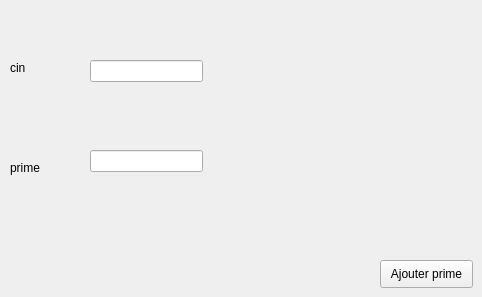
      <widget class="QWidget" name="tab_9">
       <attribute name="title">
        <string>PRIME DE RENDEMENT</string>
       </attribute>
       <widget class="QLineEdit" name="lineEditperso">
        <property name="geometry">
         <rect>
          <x>90</x>
          <y>60</y>
          <width>113</width>
          <height>22</height>
         </rect>
        </property>
       </widget>
       <widget class="QLabel" name="label_23">
        <property name="geometry">
         <rect>
          <x>10</x>
          <y>60</y>
          <width>56</width>
          <height>16</height>
         </rect>
        </property>
        <property name="text">
         <string>cin</string>
        </property>
       </widget>
       <widget class="QLineEdit" name="lineEdit_2perso">
        <property name="geometry">
         <rect>
          <x>90</x>
          <y>150</y>
          <width>113</width>
          <height>22</height>
         </rect>
        </property>
       </widget>
       <widget class="QLabel" name="label_24">
        <property name="geometry">
         <rect>
          <x>10</x>
          <y>160</y>
          <width>56</width>
          <height>16</height>
         </rect>
        </property>
        <property name="text">
         <string>prime</string>
        </property>
       </widget>
       <widget class="QPushButton" name="ajouter_primeperso">
        <property name="geometry">
         <rect>
          <x>380</x>
          <y>260</y>
          <width>93</width>
          <height>28</height>
         </rect>
        </property>
        <property name="text">
         <string>Ajouter prime</string>
        </property>
       </widget>
      </widget>
